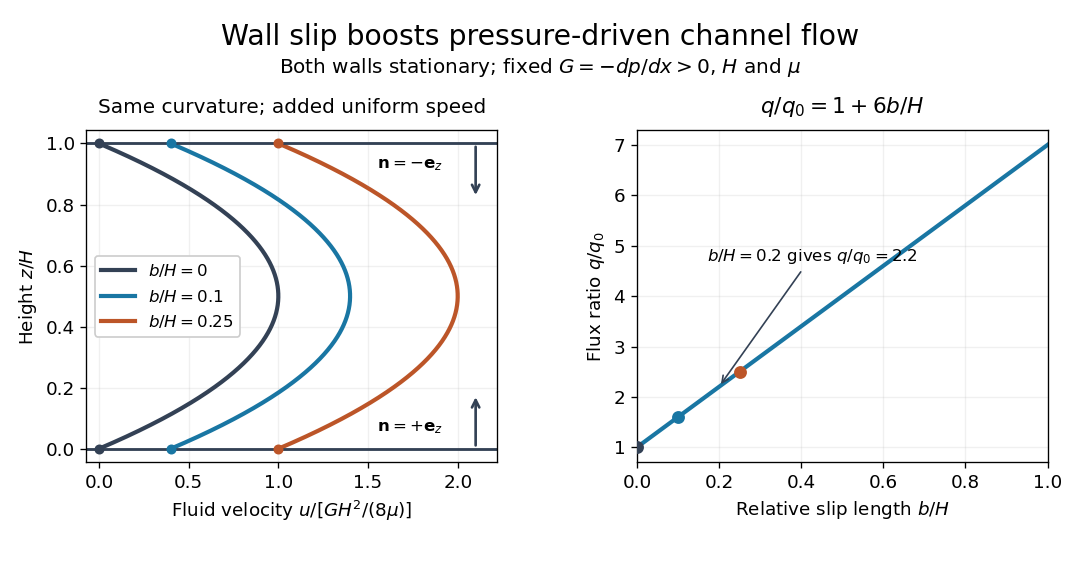

Write the Python code that produced this figure.
"""Plot equal-slip channel profiles and flux enhancement; save PNG to cwd.

Tested with Python 3.14.4, numpy 2.3.5 and matplotlib 3.10.7.
"""
from pathlib import Path

import matplotlib

matplotlib.use("Agg")
import matplotlib.pyplot as plt
import numpy as np


def main():
    plt.rcParams.update({"font.size": 11, "figure.facecolor": "white",
                         "axes.facecolor": "white"})
    fig, (ax, flux) = plt.subplots(1, 2, figsize=(9, 4.7), dpi=120)
    fig.subplots_adjust(left=0.08, right=0.97, bottom=0.18, top=0.77, wspace=0.34)
    fig.suptitle("Wall slip boosts pressure-driven channel flow", fontsize=17, y=0.96)
    fig.text(0.5, 0.87, r"Both walls stationary; fixed $G=-dp/dx>0$, $H$ and $\mu$",
             ha="center", fontsize=12)
    z = np.linspace(0, 1, 1001)
    colors = ["#334155", "#1976a3", "#bc5528"]
    for beta, color in zip([0, 0.1, 0.25], colors):
        # u is scaled by the no-slip centre speed, G H^2 / (8 mu).
        u = 4 * (z * (1 - z) + beta)
        assert np.isclose(u[0], 4 * beta)
        assert np.isclose(u[-1], 4 * beta)
        assert np.isclose(np.trapezoid(u, z), (2 / 3) * (1 + 6 * beta),
                          rtol=2e-6)
        ax.plot(u, z, color=color, lw=2.5, label=rf"$b/H={beta:g}$")
        ax.scatter([4 * beta, 4 * beta], [0, 1], s=25, color=color, zorder=5)
        flux.scatter([beta], [1 + 6 * beta], s=45, color=color, zorder=5)
    for wall, inward, text in [(0, 0.18, r"$\mathbf{n}=+\mathbf{e}_z$"),
                               (1, 0.82, r"$\mathbf{n}=-\mathbf{e}_z$")]:
        ax.axhline(wall, color="#334155", lw=1.7)
        ax.annotate("", xy=(2.10, inward), xytext=(2.10, wall),
                    arrowprops={"arrowstyle": "->", "lw": 1.6, "color": "#334155"})
        label_y = 0.07 if wall == 0 else 0.93
        ax.text(1.92, label_y, text, ha="right", va="center", fontsize=10)
    ax.set(xlim=(-0.07, 2.22), ylim=(-0.045, 1.045),
           xlabel=r"Fluid velocity $u/[GH^2/(8\mu)]$", ylabel=r"Height $z/H$")
    ax.set_title("Same curvature; added uniform speed", fontsize=12, pad=10)
    ax.legend(loc="center left", framealpha=1, fontsize=10)
    beta = np.linspace(0, 1, 200)
    flux.plot(beta, 1 + 6 * beta, color="#1976a3", lw=2.5)
    flux.annotate(r"$b/H=0.2$ gives $q/q_0=2.2$", (0.2, 2.2),
                  xytext=(0.17, 4.7), fontsize=10,
                  arrowprops={"arrowstyle": "->", "color": "#334155"})
    flux.set(xlim=(0, 1), ylim=(0.7, 7.3),
             xlabel=r"Relative slip length $b/H$", ylabel=r"Flux ratio $q/q_0$")
    flux.set_title(r"$q/q_0=1+6b/H$", fontsize=13, pad=10)
    for chart in (ax, flux):
        chart.grid(alpha=0.18)
    fig.savefig(Path(__file__).with_suffix(".png").name,
                facecolor="white", transparent=False)
    plt.close(fig)


if __name__ == "__main__":
    main()
